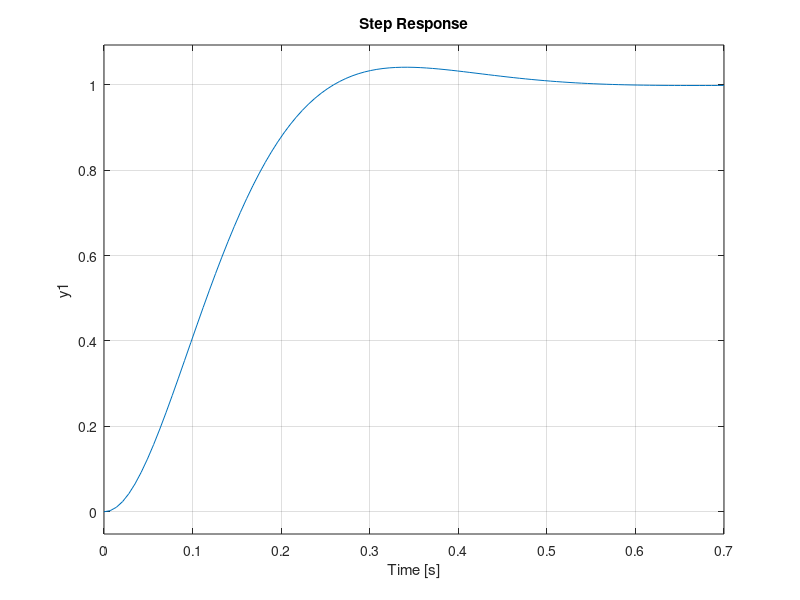

Source code (MATLAB):
%Ejercicio2
pkg load control
clc; close all; clear all;

s = tf('s');
G = (43*s+3192)/(s^3+81*s^2+2108*s+17766)
pole(G)
%Parte 1
%Se cancela el polo que este mas cerca del origen, es decir p = -20.1
PI = (s+20.091)/s
FTla = minreal(G*PI)
%rlocus(FTla)
%sgrid(psita, [30])
s1 = -10.4
ti = abs(1/s1)
invk = abs((43*s1+3192)/(s1*(s1+23.882)*(s1+37.027)));
kp = 1/invk
FTlc = minreal(feedback(FTla*kp, 1))
%step(FTlc, 3)

%Parte 2
PI = (s+20.091)/s
psita = 0.707
%rlocus(FTla)
%sgrid(psita, [20])
s2 = -9.63+9.64i
ti2 = abs(1/s2)
invk2 = abs((43*s2+3192)/(s2*(s2+23.882)*(s2+37.027)));
kp2 = 1/invk2
FTlc2 = minreal(feedback(FTla*kp2, 1))
step(FTlc2)